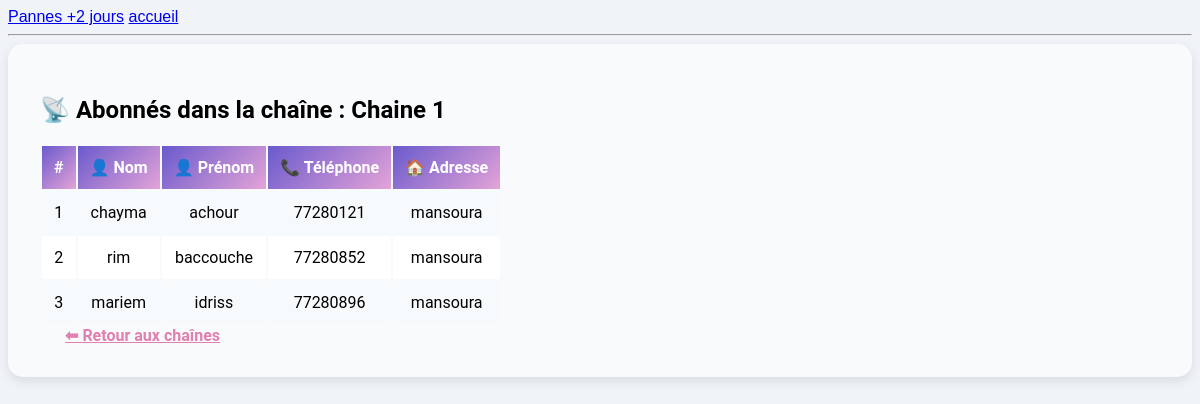
The page /abonnes/chaine/1/ on the database its author committed.
### airponFtth/models.py (models this page shows, shortened)
class Chaine(models.Model):
    hub = models.ForeignKey(Hub, on_delete=models.CASCADE, related_name='chaines')
    nom = models.CharField(max_length=100)

class Abonne(models.Model):
    sub = models.ForeignKey(Sub, related_name='abonnes', on_delete=models.CASCADE)
    nom = models.CharField(max_length=100)
    prenom = models.CharField(max_length=100)
    numtel = models.CharField(max_length=15)
    adresse = models.CharField(max_length=255)

### airponFtth/views.py (the view)
# urls.py: path('abonnes/chaine/<int:chaine_id>/', views.abonnés_par_chaine, name='abonnes_par_chaine'),
def abonnés_par_chaine(request, chaine_id):
    chaine = get_object_or_404(Chaine, id=chaine_id)
    abonnés = Abonne.objects.filter(sub__chaine=chaine)
    return render(request, 'abonnes_par_chaine.html', {'chaine': chaine, 'abonnés': abonnés})

### airponFtth/templates/abonnes_par_chaine.html (shortened to what this page needs)
{% extends 'base.html' %}
{% block content %}
<div class="container mt-5 table-container">
    <h2 class="text-center mb-4 text-primary">📡 Abonnés dans la chaîne : {{ chaine.nom }}</h2>
    {% if abonnés %}
        <table class="table table-striped table-hover align-middle">
            <thead class="bg-gradient-primary text-white">
                <tr>
                    <th>#</th>
                    <th>👤 Nom</th>
                    <th>👤 Prénom</th>
                    <th>📞 Téléphone</th>
                    <th>🏠 Adresse</th>
                </tr>
            </thead>
            <tbody>
                {% for abonne in abonnés %}
                <tr>
                    <td>{{ forloop.counter }}</td>
                    <td>{{ abonne.nom }}</td>
                    <td>{{ abonne.prenom }}</td>
                    <td>{{ abonne.numtel }}</td>
                    <td>{{ abonne.adresse }}</td>
                </tr>
                {% endfor %}
            </tbody>
        </table>
    {% else %}
        <p class="text-center text-muted">Aucun abonné trouvé dans cette chaîne.</p>
    {% endif %}
    <div class="text-center mt-4">
        <a href="{% url 'liste_chaines' %}" class="btn btn-outline-primary">⬅ Retour aux chaînes</a>
    </div>
</div>
{% endblock %}

### airponFtth/templates/base.html (style rules this page uses)
.container { max-width: 1200px; margin: 0 auto; padding: 20px; font-family: 'Roboto', sans-serif; background-color: #f4f7fa; }

### airponFtth/templates/abonnes_par_chaine.html (style rules this page uses)
.table-container { background-color: #f9fafc; padding: 2rem; border-radius: 15px; box-shadow: 0 4px 12px rgba(0, 0, 0, 0.1); transition: transform 0.2s ease-in-out; }
th { text-align: center; background: linear-gradient(135deg, #6a5acd, #e4a3d7); color: white; padding: 12px; }
td { vertical-align: middle; text-align: center; padding: 12px; }
.table-striped tbody tr:nth-child(odd) { background-color: #f7fafc; }
.table-striped tbody tr:nth-child(even) { background-color: #ffffff; }
.btn-outline-primary { border-color: #d38bbd; color: #e07fb0; padding: 12px 25px; border-radius: 30px; font-weight: bold; transition: background-color 0.3s, color 0.3s, transform 0.2s ease-in-out; }
body { background-color: #f0f4f8; font-family: 'Arial', sans-serif; }
table { transition: transform 0.3s ease; }

### rows shown on the page
Chaine: nom "Chaine 1"
Abonne: nom "chayma", prenom "achour", numtel "77280121", adresse "mansoura"
Abonne: nom "rim", prenom "baccouche", numtel "77280852", adresse "mansoura"
Abonne: nom "mariem", prenom "idriss", numtel "77280896", adresse "mansoura"
